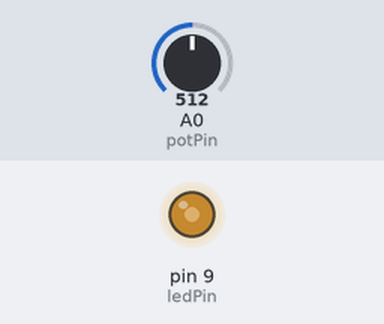
The sketch below on a simulated Arduino Uno, built with avr-gcc and run on an emulated ATmega328P. Shown: output pins drawn as LEDs (lit = HIGH). The test bench sets the inputs (shaded band); at power-on: A0 (potPin) = 512.

Above: at 1.2 s.
1.3 s: A0 (potPin) set to 716
At 2.4 s:
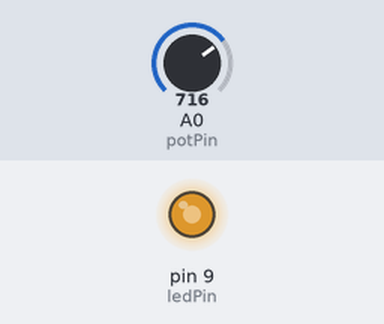
2.8 s: A0 (potPin) set to 900
At 3.5 s:
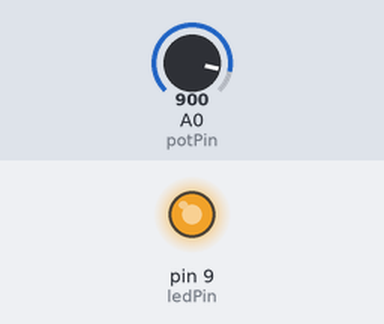
4.3 s: A0 (potPin) set to 122
At 4.7 s:
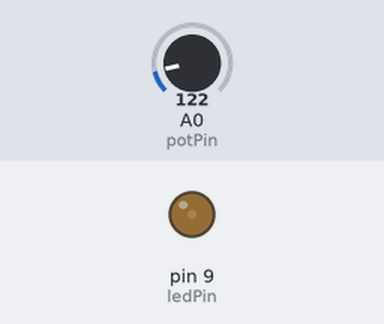
5.8 s: A0 (potPin) set to 0
At 7.0 s:
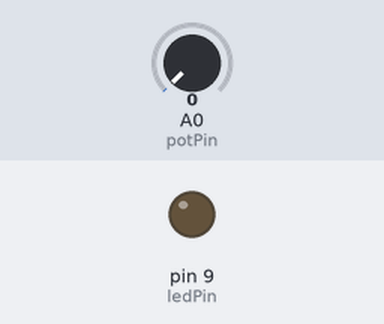
7.3 s: A0 (potPin) set to 511
At 8.1 s:
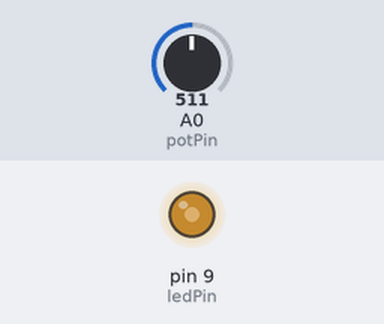
Timing chart, 0 to 9.8 s (numbered marks = the images above; inputs shaded):
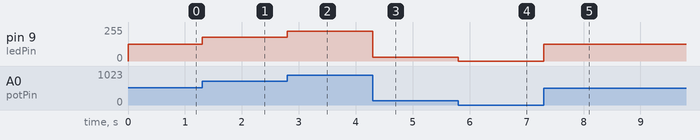

Measured:
- after the input at 1.3 s, pin 9 (ledPin): 127/255 → 178/255 at once
- after the input at 2.8 s, pin 9 (ledPin): 178/255 → 224/255 at once
- after the input at 4.3 s, pin 9 (ledPin): 224/255 → 30/255 at once
- after the input at 5.8 s, pin 9 (ledPin): 30/255 → 0/255 at once
- after the input at 7.3 s, pin 9 (ledPin): 0/255 → 127/255 at once

The sketch:

LedStripDimmer.ino
```cpp
const int potPin = A0;
const int ledPin = 9;
int potReading;
int ledIntensity;
 
 
void setup(){
  pinMode(ledPin, OUTPUT);
}
 
void loop(){
  potReading = analogRead(potPin);
  ledIntensity = map(potReading, 0, 1023, 0, 255);
  analogWrite(ledPin, ledIntensity);
}
```
